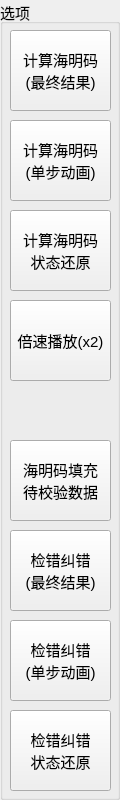
      <widget class="QGroupBox" name="groupBox">
       <property name="minimumSize">
        <size>
         <width>120</width>
         <height>520</height>
        </size>
       </property>
       <property name="maximumSize">
        <size>
         <width>120</width>
         <height>16777215</height>
        </size>
       </property>
       <property name="font">
        <font>
         <pointsize>11</pointsize>
        </font>
       </property>
       <property name="title">
        <string>选项</string>
       </property>
       <widget class="QPushButton" name="pbtnHamFinal">
        <property name="geometry">
         <rect>
          <x>10</x>
          <y>30</y>
          <width>101</width>
          <height>81</height>
         </rect>
        </property>
        <property name="styleSheet">
         <string notr="true">background:#F0F0F0</string>
        </property>
        <property name="text">
         <string>计算海明码
(最终结果)</string>
        </property>
       </widget>
       <widget class="QPushButton" name="pbtnHamStep">
        <property name="geometry">
         <rect>
          <x>10</x>
          <y>120</y>
          <width>101</width>
          <height>81</height>
         </rect>
        </property>
        <property name="styleSheet">
         <string notr="true">background:#F0F0F0</string>
        </property>
        <property name="text">
         <string>计算海明码
(单步动画)</string>
        </property>
       </widget>
       <widget class="QPushButton" name="pbtnHamRestart">
        <property name="geometry">
         <rect>
          <x>10</x>
          <y>210</y>
          <width>101</width>
          <height>81</height>
         </rect>
        </property>
        <property name="styleSheet">
         <string notr="true">background:#F0F0F0</string>
        </property>
        <property name="text">
         <string>计算海明码
状态还原</string>
        </property>
       </widget>
       <widget class="QPushButton" name="pbtnSpeed">
        <property name="geometry">
         <rect>
          <x>10</x>
          <y>300</y>
          <width>101</width>
          <height>81</height>
         </rect>
        </property>
        <property name="styleSheet">
         <string notr="true">background:#F0F0F0</string>
        </property>
        <property name="text">
         <string>倍速播放(x2)</string>
        </property>
       </widget>
       <widget class="QPushButton" name="pbtnFillCodeIn">
        <property name="geometry">
         <rect>
          <x>10</x>
          <y>440</y>
          <width>101</width>
          <height>81</height>
         </rect>
        </property>
        <property name="styleSheet">
         <string notr="true">background:#F0F0F0</string>
        </property>
        <property name="text">
         <string>海明码填充
待校验数据</string>
        </property>
       </widget>
       <widget class="QPushButton" name="pbtnCheckFinal">
        <property name="geometry">
         <rect>
          <x>10</x>
          <y>530</y>
          <width>101</width>
          <height>81</height>
         </rect>
        </property>
        <property name="styleSheet">
         <string notr="true">background:#F0F0F0</string>
        </property>
        <property name="text">
         <string>检错纠错
(最终结果)</string>
        </property>
       </widget>
       <widget class="QPushButton" name="pbtnCheckStep">
        <property name="geometry">
         <rect>
          <x>10</x>
          <y>620</y>
          <width>101</width>
          <height>81</height>
         </rect>
        </property>
        <property name="styleSheet">
         <string notr="true">background:#F0F0F0</string>
        </property>
        <property name="text">
         <string>检错纠错
(单步动画)</string>
        </property>
       </widget>
       <widget class="QPushButton" name="pbtnCheckRestart">
        <property name="geometry">
         <rect>
          <x>10</x>
          <y>710</y>
          <width>101</width>
          <height>81</height>
         </rect>
        </property>
        <property name="styleSheet">
         <string notr="true">background:#F0F0F0</string>
        </property>
        <property name="text">
         <string>检错纠错
状态还原</string>
        </property>
       </widget>
      </widget>
